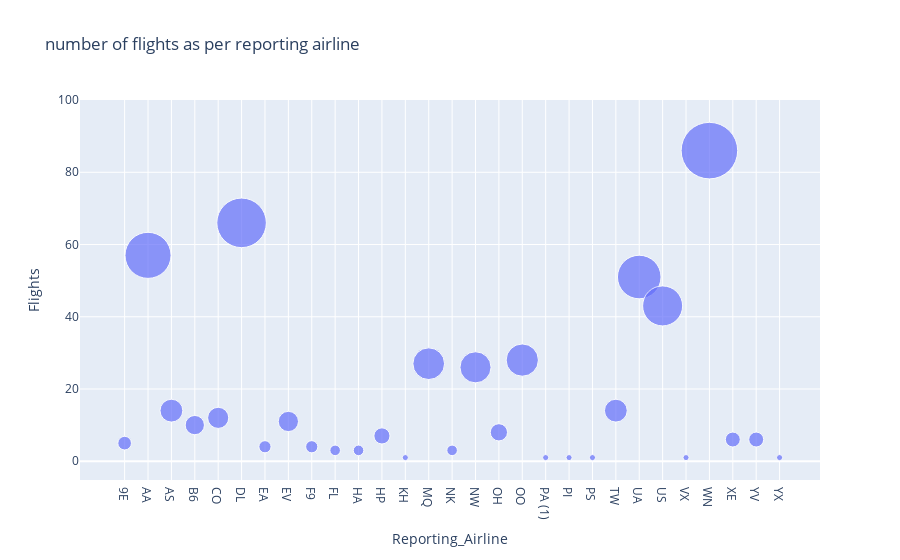

Notebook code cell kept with this figure:
### Markdown cell above
**To do**

*   Create a bubble chart using the `bub_data` with x-axis being reporting airline and y-axis being flights.
*   Provide title to the chart
*   Update size of the bubble based on the number of flights. Use `size` parameter.
*   Update name of the hover tooltip to `reporting_airline` using `hover_name` parameter.

### Code cell
# Create bubble chart here
fig = px.scatter(data_frame=bub_data, x='Reporting_Airline', y='Flights',
                 title='number of flights as per reporting airline',
                 size='Flights', hover_name="Reporting_Airline", size_max=40)
fig.show()

### Figure 1 — Plotly figure (JSON) as saved in the notebook; plotly's stock layout.template omitted (floating-point values rounded to 4 significant figures)
{"data": [{"hovertemplate": "<b>%{hovertext}</b><br><br>Reporting_Airline=%{x}<br>Flights=%{marker.size}<extra></extra>", "hovertext": ["9E", "AA", "AS", "B6", "CO", "DL", "EA", "EV", "F9", "FL", "HA", "HP", "KH", "MQ", "NK", "NW", "OH", "OO", "PA (1)", "PI", "PS", "TW", "UA", "US", "VX", "WN", "XE", "YV", "YX"], "legendgroup": "", "marker": {"color": "#636efa", "size": [5, 57, 14, 10, 12, 66, 4, 11, 4, 3, 3, 7, 1, 27, 3, 26, 8, 28, 1, 1, 1, 14, 51, 43, 1, 86, 6, 6, 1], "sizemode": "area", "sizeref": 0.05375, "symbol": "circle"}, "mode": "markers", "name": "", "orientation": "v", "showlegend": false, "x": ["9E", "AA", "AS", "B6", "CO", "DL", "EA", "EV", "F9", "FL", "HA", "HP", "KH", "MQ", "NK", "NW", "OH", "OO", "PA (1)", "PI", "PS", "TW", "UA", "US", "VX", "WN", "XE", "YV", "YX"], "xaxis": "x", "y": [5, 57, 14, 10, 12, 66, 4, 11, 4, 3, 3, 7, 1, 27, 3, 26, 8, 28, 1, 1, 1, 14, 51, 43, 1, 86, 6, 6, 1], "yaxis": "y", "type": "scatter"}], "layout": {"xaxis": {"anchor": "y", "domain": [0, 1], "title": {"text": "Reporting_Airline"}, "type": "category", "range": [-1.818, 29.68], "autorange": true}, "yaxis": {"anchor": "x", "domain": [0, 1], "title": {"text": "Flights"}, "type": "linear", "range": [-7.308, 113.2], "autorange": true}, "legend": {"tracegroupgap": 0, "itemsizing": "constant"}, "title": {"text": "number of flights as per reporting airline"}, "autosize": true}}
